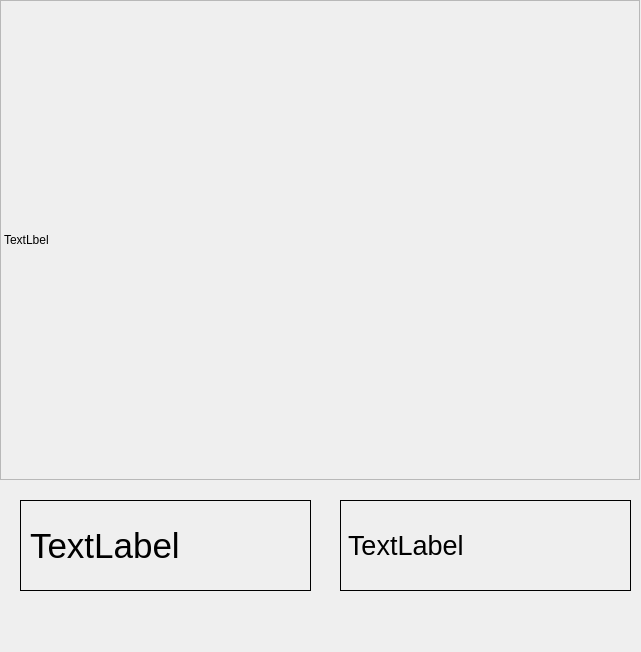
<?xml version="1.0" encoding="UTF-8"?>
<ui version="4.0">
 <class>Dialog</class>
 <widget class="QDialog" name="Dialog">
  <property name="geometry">
   <rect>
    <x>0</x>
    <y>0</y>
    <width>641</width>
    <height>652</height>
   </rect>
  </property>
  <property name="windowTitle">
   <string>Dialog</string>
  </property>
  <widget class="QLabel" name="labelPixmap">
   <property name="geometry">
    <rect>
     <x>0</x>
     <y>0</y>
     <width>640</width>
     <height>480</height>
    </rect>
   </property>
   <property name="frameShape">
    <enum>QFrame::StyledPanel</enum>
   </property>
   <property name="text">
    <string>TextLbel</string>
   </property>
  </widget>
  <widget class="QLabel" name="labelHeight">
   <property name="geometry">
    <rect>
     <x>20</x>
     <y>500</y>
     <width>291</width>
     <height>91</height>
    </rect>
   </property>
   <property name="font">
    <font>
     <pointsize>26</pointsize>
    </font>
   </property>
   <property name="frameShape">
    <enum>QFrame::Box</enum>
   </property>
   <property name="text">
    <string>TextLabel</string>
   </property>
  </widget>
  <widget class="QLabel" name="labelZ">
   <property name="geometry">
    <rect>
     <x>340</x>
     <y>500</y>
     <width>291</width>
     <height>91</height>
    </rect>
   </property>
   <property name="font">
    <font>
     <pointsize>20</pointsize>
    </font>
   </property>
   <property name="frameShape">
    <enum>QFrame::Box</enum>
   </property>
   <property name="text">
    <string>TextLabel</string>
   </property>
  </widget>
 </widget>
 <resources/>
 <connections/>
</ui>
